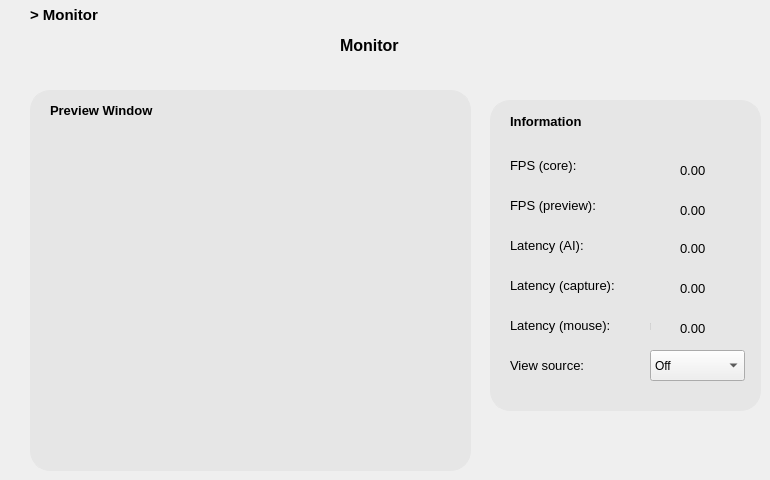
     <widget class="QWidget" name="monitor_page">
      <widget class="QLabel" name="label_monitor">
       <property name="geometry">
        <rect>
         <x>30</x>
         <y>0</y>
         <width>140</width>
         <height>30</height>
        </rect>
       </property>
       <property name="minimumSize">
        <size>
         <width>140</width>
         <height>30</height>
        </size>
       </property>
       <property name="maximumSize">
        <size>
         <width>140</width>
         <height>30</height>
        </size>
       </property>
       <property name="font">
        <font>
         <family>Yu Gothic UI</family>
         <pointsize>11</pointsize>
         <weight>75</weight>
         <bold>true</bold>
        </font>
       </property>
       <property name="text">
        <string>&gt; Monitor</string>
       </property>
      </widget>
      <widget class="QFrame" name="frame_monitor_info">
       <property name="geometry">
        <rect>
         <x>490</x>
         <y>100</y>
         <width>271</width>
         <height>311</height>
        </rect>
       </property>
       <property name="font">
        <font>
         <family>Yu Gothic UI</family>
         <pointsize>10</pointsize>
         <weight>75</weight>
         <bold>true</bold>
        </font>
       </property>
       <property name="focusPolicy">
        <enum>Qt::StrongFocus</enum>
       </property>
       <property name="styleSheet">
        <string notr="true">#frame_monitor_info {
	background-color: rgb(230, 230, 230);
	border: 1px solid rgb(230, 230, 230);
	border-radius: 20px;
}</string>
       </property>
       <widget class="QLabel" name="text_fps_core">
        <property name="geometry">
         <rect>
          <x>20</x>
          <y>50</y>
          <width>141</width>
          <height>31</height>
         </rect>
        </property>
        <property name="font">
         <font>
          <family>Yu Gothic UI</family>
          <pointsize>10</pointsize>
         </font>
        </property>
        <property name="styleSheet">
         <string notr="true">color: rgb(0,0,0)</string>
        </property>
        <property name="text">
         <string>FPS (core): </string>
        </property>
       </widget>
       <widget class="QLabel" name="value_fps_core">
        <property name="geometry">
         <rect>
          <x>190</x>
          <y>60</y>
          <width>61</width>
          <height>20</height>
         </rect>
        </property>
        <property name="font">
         <font>
          <family>Yu Gothic UI</family>
          <pointsize>10</pointsize>
         </font>
        </property>
        <property name="layoutDirection">
         <enum>Qt::LeftToRight</enum>
        </property>
        <property name="autoFillBackground">
         <bool>false</bool>
        </property>
        <property name="styleSheet">
         <string notr="true">color: rgb(0,0,0);
text-align:center;</string>
        </property>
        <property name="text">
         <string>0.00</string>
        </property>
        <property name="textFormat">
         <enum>Qt::PlainText</enum>
        </property>
       </widget>
       <widget class="QLabel" name="text_fps_opencv">
        <property name="geometry">
         <rect>
          <x>20</x>
          <y>90</y>
          <width>141</width>
          <height>31</height>
         </rect>
        </property>
        <property name="font">
         <font>
          <family>Yu Gothic UI</family>
          <pointsize>10</pointsize>
         </font>
        </property>
        <property name="styleSheet">
         <string notr="true">color: rgb(0,0,0)</string>
        </property>
        <property name="text">
         <string>FPS (preview): </string>
        </property>
       </widget>
       <widget class="QLabel" name="text_latency_ai">
        <property name="geometry">
         <rect>
          <x>20</x>
          <y>130</y>
          <width>141</width>
          <height>31</height>
         </rect>
        </property>
        <property name="font">
         <font>
          <family>Yu Gothic UI</family>
          <pointsize>10</pointsize>
         </font>
        </property>
        <property name="styleSheet">
         <string notr="true">color: rgb(0,0,0)</string>
        </property>
        <property name="text">
         <string>Latency (AI):</string>
        </property>
       </widget>
       <widget class="QLabel" name="text_latency_capture">
        <property name="geometry">
         <rect>
          <x>20</x>
          <y>170</y>
          <width>141</width>
          <height>31</height>
         </rect>
        </property>
        <property name="font">
         <font>
          <family>Yu Gothic UI</family>
          <pointsize>10</pointsize>
         </font>
        </property>
        <property name="styleSheet">
         <string notr="true">color: rgb(0,0,0)</string>
        </property>
        <property name="text">
         <string>Latency (capture):</string>
        </property>
       </widget>
       <widget class="QLabel" name="text_latency_mouse">
        <property name="geometry">
         <rect>
          <x>20</x>
          <y>210</y>
          <width>141</width>
          <height>31</height>
         </rect>
        </property>
        <property name="font">
         <font>
          <family>Yu Gothic UI</family>
          <pointsize>10</pointsize>
         </font>
        </property>
        <property name="styleSheet">
         <string notr="true">color: rgb(0,0,0)</string>
        </property>
        <property name="text">
         <string>Latency (mouse):           ns</string>
        </property>
       </widget>
       <widget class="QLabel" name="value_latency_mouse">
        <property name="geometry">
         <rect>
          <x>190</x>
          <y>220</y>
          <width>55</width>
          <height>16</height>
         </rect>
        </property>
        <property name="font">
         <font>
          <family>Yu Gothic UI</family>
          <pointsize>10</pointsize>
         </font>
        </property>
        <property name="styleSheet">
         <string notr="true">color: rgb(0,0,0)</string>
        </property>
        <property name="text">
         <string>0.00</string>
        </property>
       </widget>
       <widget class="QLabel" name="value_latency_capture">
        <property name="geometry">
         <rect>
          <x>190</x>
          <y>180</y>
          <width>55</width>
          <height>16</height>
         </rect>
        </property>
        <property name="font">
         <font>
          <family>Yu Gothic UI</family>
          <pointsize>10</pointsize>
         </font>
        </property>
        <property name="styleSheet">
         <string notr="true">color: rgb(0,0,0)</string>
        </property>
        <property name="text">
         <string>0.00</string>
        </property>
       </widget>
       <widget class="QLabel" name="value_latency_ai">
        <property name="geometry">
         <rect>
          <x>190</x>
          <y>140</y>
          <width>55</width>
          <height>16</height>
         </rect>
        </property>
        <property name="font">
         <font>
          <family>Yu Gothic UI</family>
          <pointsize>10</pointsize>
         </font>
        </property>
        <property name="styleSheet">
         <string notr="true">color: rgb(0,0,0)</string>
        </property>
        <property name="text">
         <string>0.00</string>
        </property>
       </widget>
       <widget class="QLabel" name="value_fps_opencv">
        <property name="geometry">
         <rect>
          <x>190</x>
          <y>100</y>
          <width>51</width>
          <height>20</height>
         </rect>
        </property>
        <property name="font">
         <font>
          <family>Yu Gothic UI</family>
          <pointsize>10</pointsize>
         </font>
        </property>
        <property name="styleSheet">
         <string notr="true">color: rgb(0,0,0)</string>
        </property>
        <property name="text">
         <string>0.00</string>
        </property>
       </widget>
       <widget class="QLabel" name="text_view_source">
        <property name="geometry">
         <rect>
          <x>20</x>
          <y>250</y>
          <width>111</width>
          <height>31</height>
         </rect>
        </property>
        <property name="font">
         <font>
          <family>Yu Gothic UI</family>
          <pointsize>10</pointsize>
         </font>
        </property>
        <property name="styleSheet">
         <string notr="true">color: rgb(0,0,0)</string>
        </property>
        <property name="text">
         <string>View source:</string>
        </property>
       </widget>
       <widget class="QComboBox" name="value_view_source">
        <property name="geometry">
         <rect>
          <x>160</x>
          <y>250</y>
          <width>95</width>
          <height>31</height>
         </rect>
        </property>
        <property name="layoutDirection">
         <enum>Qt::LeftToRight</enum>
        </property>
        <property name="autoFillBackground">
         <bool>false</bool>
        </property>
        <property name="styleSheet">
         <string notr="true"/>
        </property>
        <item>
         <property name="text">
          <string>Off</string>
         </property>
        </item>
        <item>
         <property name="text">
          <string>Captured</string>
         </property>
        </item>
        <item>
         <property name="text">
          <string>AI Output</string>
         </property>
        </item>
       </widget>
       <widget class="QLabel" name="label_monitor_info">
        <property name="geometry">
         <rect>
          <x>20</x>
          <y>11</y>
          <width>151</width>
          <height>21</height>
         </rect>
        </property>
        <property name="font">
         <font>
          <family>Yu Gothic UI</family>
          <pointsize>10</pointsize>
          <weight>75</weight>
          <bold>true</bold>
         </font>
        </property>
        <property name="text">
         <string>Information</string>
        </property>
       </widget>
      </widget>
      <widget class="QFrame" name="frame_opengl">
       <property name="geometry">
        <rect>
         <x>30</x>
         <y>90</y>
         <width>441</width>
         <height>381</height>
        </rect>
       </property>
       <property name="focusPolicy">
        <enum>Qt::StrongFocus</enum>
       </property>
       <property name="styleSheet">
        <string notr="true">#frame_opengl {
	background-color: rgb(230, 230, 230);
	border: 1px solid rgb(230, 230, 230);
	border-radius: 20px;
}</string>
       </property>
       <property name="frameShape">
        <enum>QFrame::StyledPanel</enum>
       </property>
       <property name="frameShadow">
        <enum>QFrame::Raised</enum>
       </property>
       <widget class="QLabel" name="label_view_window">
        <property name="geometry">
         <rect>
          <x>20</x>
          <y>10</y>
          <width>151</width>
          <height>21</height>
         </rect>
        </property>
        <property name="font">
         <font>
          <family>Yu Gothic UI</family>
          <pointsize>10</pointsize>
          <weight>75</weight>
          <bold>true</bold>
         </font>
        </property>
        <property name="text">
         <string>Preview Window</string>
        </property>
       </widget>
       <widget class="QLabel" name="label_monitor_show">
        <property name="geometry">
         <rect>
          <x>20</x>
          <y>60</y>
          <width>400</width>
          <height>300</height>
         </rect>
        </property>
        <property name="styleSheet">
         <string notr="true"/>
        </property>
        <property name="text">
         <string/>
        </property>
       </widget>
      </widget>
      <widget class="QLabel" name="label_monitor_title">
       <property name="geometry">
        <rect>
         <x>340</x>
         <y>30</y>
         <width>81</width>
         <height>30</height>
        </rect>
       </property>
       <property name="minimumSize">
        <size>
         <width>0</width>
         <height>30</height>
        </size>
       </property>
       <property name="maximumSize">
        <size>
         <width>160</width>
         <height>30</height>
        </size>
       </property>
       <property name="font">
        <font>
         <family>Yu Gothic UI</family>
         <pointsize>12</pointsize>
         <weight>75</weight>
         <bold>true</bold>
        </font>
       </property>
       <property name="styleSheet">
        <string notr="true">color: rgb(0,0,0)</string>
       </property>
       <property name="text">
        <string>Monitor</string>
       </property>
      </widget>
     </widget>
